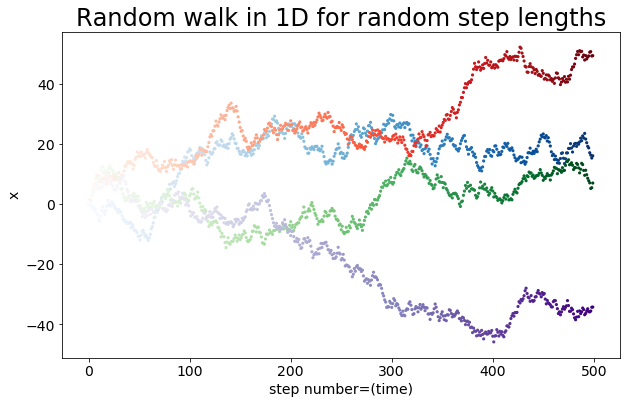

Here is the Python script that generated this plot:
from random import choice
import matplotlib.pyplot as plt
from random import uniform

class randomwalk():
    def __init__(self,num_points=500):
        self.num_points=num_points
        self.x_1=[0]
        self.x_2=[0]
        self.x_3=[0]
        self.x_4=[0]
        self.n_1=[0]
        self.n_2=[0]
        self.n_3=[0]
        self.n_4=[0]
        
    def coffee(self):
        while len(self.n_1) < self.num_points:
            num=uniform(0,1)
            if num < 0.5:
                x_1_step=uniform(0,2)
            else:
                x_1_step=uniform(-2,0)
            
            new_x_1=self.x_1[-1]+x_1_step
            new_n_1=self.n_1[-1]+1
            self.x_1.append(new_x_1)
            self.n_1.append(new_n_1)
            
        while len(self.n_2) < self.num_points:
            num=uniform(0,1)
            if num < 0.5:
                x_2_step=uniform(0,2)
            else:
                x_2_step=uniform(-2,0)
           
            new_x_2=self.x_2[-1]+x_2_step
            new_n_2=self.n_2[-1]+1
            self.x_2.append(new_x_2)
            self.n_2.append(new_n_2)
            
        while len(self.n_3) < self.num_points:
            num=uniform(0,1)
            if num < 0.5:
                x_3_step=uniform(0,2)
            else:
                x_3_step=uniform(-2,0)
          
            new_x_3=self.x_3[-1]+x_3_step
            new_n_3=self.n_3[-1]+1
            self.x_3.append(new_x_3)
            self.n_3.append(new_n_3)
            
        while len(self.n_4) < self.num_points:
            num=uniform(0,1)
            if num < 0.5:
                x_4_step=uniform(0,2)
            else:
                x_4_step=uniform(-2,0)
            
            new_x_4=self.x_4[-1]+x_4_step
            new_n_4=self.n_4[-1]+1
            self.x_4.append(new_x_4)
            self.n_4.append(new_n_4)
      
      
            
rw=randomwalk()
rw.coffee()
plt.figure(figsize=(10, 6)) 
point_numbers=list(range(rw.num_points))

plt.scatter(rw.n_1,rw.x_1,c=point_numbers,cmap=plt.cm.Blues,
            edgecolor='none',s=10)
plt.scatter(rw.n_2,rw.x_2,c=point_numbers,cmap=plt.cm.Reds,
            edgecolor='none',s=10)
plt.scatter(rw.n_3,rw.x_3,c=point_numbers,cmap=plt.cm.Greens,
            edgecolor='none',s=10)
plt.scatter(rw.n_4,rw.x_4,c=point_numbers,cmap=plt.cm.Purples,
            edgecolor='none',s=10)

plt.title('Random walk in 1D for random step lengths',fontsize=24)
plt.xlabel('step number=(time)',fontsize=14)
plt.ylabel('x',fontsize=14)
plt.tick_params(axis='both', which='major', labelsize=14) 
plt.show()
